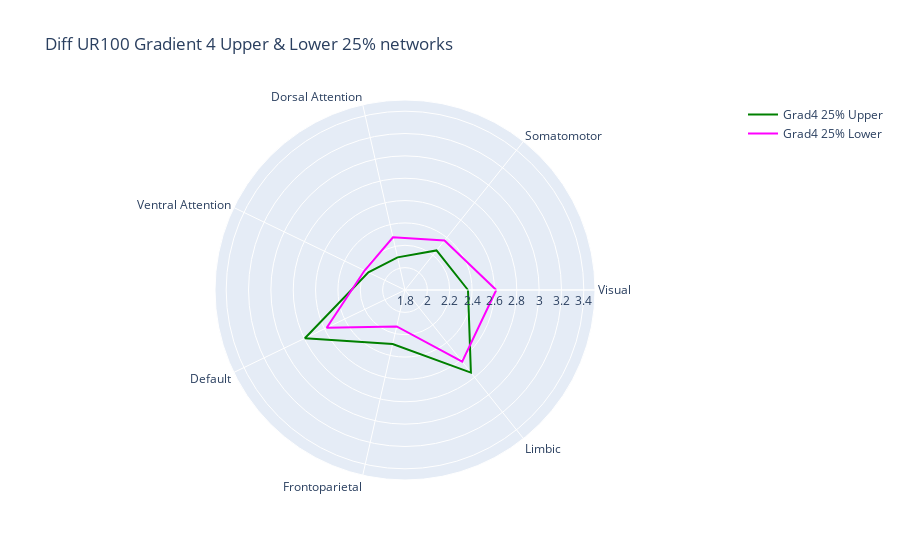

Notebook source saved alongside this figure:
### Code cell
fig = go.Figure()

fig.add_trace(go.Scatterpolar(r=grad4_25_network_df['Grad4 25% Upper'].values.tolist() + grad4_25_network_df['Grad4 25% Upper'].values.tolist()[:1], theta=grad4_25_network_df['networks'].tolist() + grad4_25_network_df['networks'].tolist()[:1], mode = 'lines', line_color = 'green', name='Grad4 25% Upper'))
fig.add_trace(go.Scatterpolar(r=grad4_25_network_df['Grad4 25% Lower'].values.tolist() + grad4_25_network_df['Grad4 25% Lower'].values.tolist()[:1], theta=grad4_25_network_df['networks'].tolist() + grad4_25_network_df['networks'].tolist()[:1], mode = 'lines', line_color = 'fuchsia', name='Grad4 25% Lower'))

fig.update_layout(polar=dict(radialaxis=dict(visible=True, range=[1.8, 3.5])),title = 'Diff UR100 Gradient 4 Upper & Lower 25% networks', showlegend=True)

fig.show()
fig.write_image(fig_path+'Diff_UR100_Gradient4_Upper&Lower_25%_networks.png')

### Figure 1 — Plotly figure (JSON) as saved in the notebook; plotly's stock layout.template omitted (floating-point values rounded to 4 significant figures)
{"data": [{"line": {"color": "green"}, "mode": "lines", "name": "Grad4 25% Upper", "r": [2.364, 2.253, 2.1, 2.164, 2.794, 2.296, 2.746, 2.364], "theta": ["Visual", "Somatomotor", "Dorsal Attention", "Ventral Attention", "Default", "Frontoparietal", "Limbic", "Visual"], "type": "scatterpolar"}, {"line": {"color": "fuchsia"}, "mode": "lines", "name": "Grad4 25% Lower", "r": [2.616, 2.367, 2.284, 2.201, 2.578, 2.134, 2.621, 2.616], "theta": ["Visual", "Somatomotor", "Dorsal Attention", "Ventral Attention", "Default", "Frontoparietal", "Limbic", "Visual"], "type": "scatterpolar"}], "layout": {"autosize": true, "polar": {"angularaxis": {"type": "category"}, "radialaxis": {"autorange": false, "range": [1.8, 3.5], "type": "linear", "visible": true}}, "showlegend": true, "title": {"text": "Diff UR100 Gradient 4 Upper & Lower 25% networks"}}}
